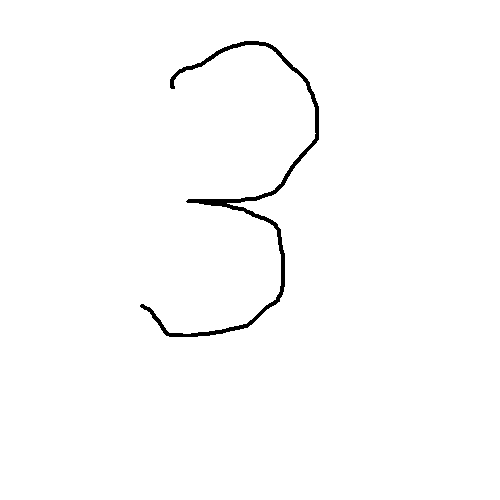
#> input picture python/3.png, 500 x 500 px
$ python image_to_csv.py   (Python 2 division)   (older library calls are emulated)
#> lines starting #> are read from the running program, lines starting #| are printed output that depends on the picture; after the words box and inside, x2 and y2 are one past the last pixel; in counts of white or black regions, pixels touching at a corner belong together
from PIL import Image
from scipy import misc
import numpy as np

# [6 lines of commented-out code are left out]
'''
def average(pixel):
    return ( (pixel[0] + pixel [1] + pixel[2])/3 )
'''

output = open("output3.csv","w")

def convertImage(filepath):
#> called with filepath = '3.png'
    basewidth = 28
    hsize = 28
    image_file = Image.open(filepath)
#> image_file is the input picture: PIL image 500x500 RGB; 98.9% white; 1 black region, box (x1, y1, x2, y2) and area: (140, 41, 319, 337) 2771
    image_file= image_file.convert('1') # convert image to monochrome - this works
    image_file = image_file.resize((basewidth,hsize), Image.ANTIALIAS)
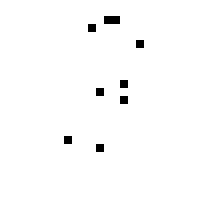
#> image_file: PIL image 28x28 1 (shown 8 times larger); 98.9% white; black in thin lines or dots, all inside (x1, y1, x2, y2) = (8, 2, 18, 19)
    pix_val = list(image_file.getdata())
#> pix_val = 784 values, max 255 at index 0, min 0 at index 69, mean 252.1
    #pix_val = image_file.getdata()
    #pix_val_flat = [x for sets in pix_val for x in sets]
   # print (pix_val)
    return pix_val

pixels = convertImage("3.png")
#> pixels has the same summary as pix_val in convertImage
'''
# [18 lines of commented-out code are left out]
'''
for i in range(0,784):
    output.write("pixel%d" % i)
    output.write(",")
output.write("\n")

for x in pixels:
    print "%d" % (255-x)
    #output.write("pixel%d" % (255-x) )
    output.write(str(x))
    output.write(",")
#> this loop made 784 passes
#| 0
#| 0
#| 0
#| 0
#| 0
#| 0
#| 0
#| 0
#> (further printed lines are left out)

output.close()
#misc.imsave('test2.png',grey)

$ run again, with python/0.png copied over python/3.png
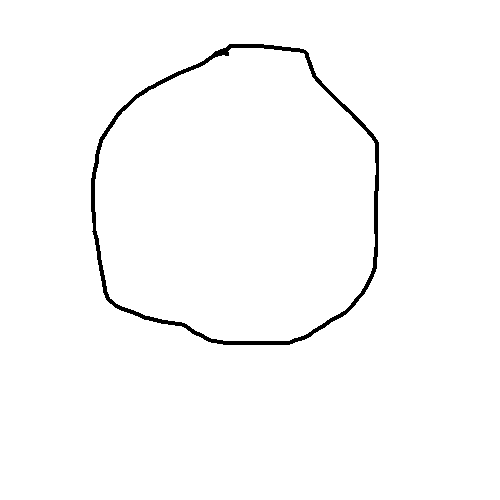
#> input picture python/0.png, 500 x 500 px
#> in convertImage, image_file is the input picture: PIL image 500x500 RGB; 98.5% white; 1 black region, box (x1, y1, x2, y2) and area: (91, 44, 379, 345) 3789
#> in convertImage, `image_file = image_file.resize((basewidth,hsize), Image.ANTIALIAS)`:
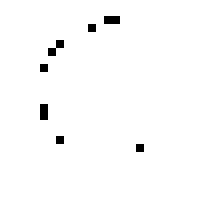
#> image_file: PIL image 28x28 1 (shown 8 times larger); 98.7% white; black in thin lines or dots, all inside (x1, y1, x2, y2) = (5, 2, 18, 19)
#> pix_val = 784 values, max 255 at index 0, min 0 at index 69, mean 251.7
#> pixels has the same summary as pix_val in convertImage
#> the loop `for x in pixels:` made 784 passes
#| 0
#| 0
#| 0
#| 0
#| 0
#> (further printed lines are left out)

$ run again, with python/1.png copied over python/3.png
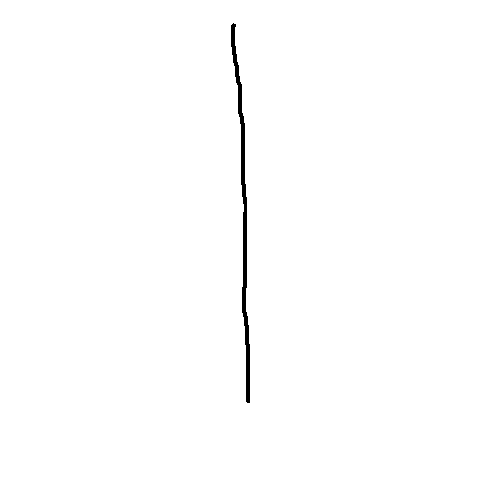
#> input picture python/1.png, 500 x 500 px
#> in convertImage, image_file is the input picture: PIL image 500x500 RGB; 99.4% white; 1 black region, box (x1, y1, x2, y2) and area: (231, 23, 250, 403) 1526
#> in convertImage, `image_file = image_file.resize((basewidth,hsize), Image.ANTIALIAS)`:
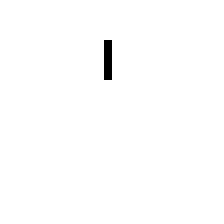
#> image_file: PIL image 28x28 1 (shown 8 times larger); 99.4% white; black in thin lines or dots, all inside (x1, y1, x2, y2) = (13, 5, 14, 10)
#> pix_val = 784 values, max 255 at index 0, min 0 at index 153, mean 253.4
#> pixels has the same summary as pix_val in convertImage
#> the loop `for x in pixels:` made 784 passes
#| 0
#| 0
#| 0
#| 0
#| 0
#> (further printed lines are left out)
